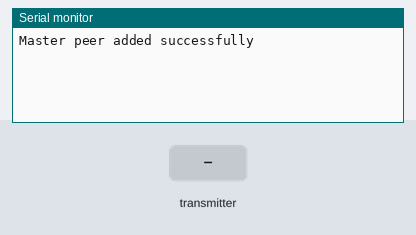
Simulated run of this sketch. Board: ESP32. Shown: the last lines printed to the serial monitor. The test bench sets the inputs (shaded band).

Above: at 1.2 s.
1.3 s: the transmitter starts sending timestamp = 0
At 1.66 s:
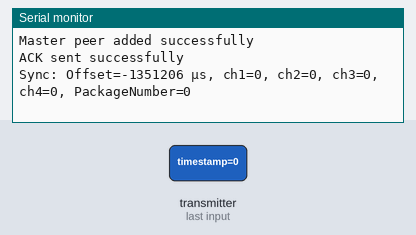
2.8 s: the transmitter starts sending packageNumber = 1024
At 3.16 s:
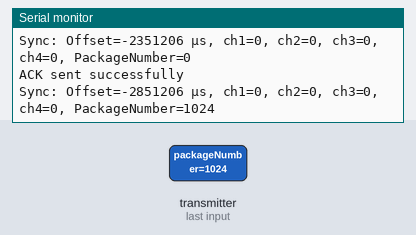
4.3 s: the transmitter starts sending packageNumber = 2048
At 4.66 s:
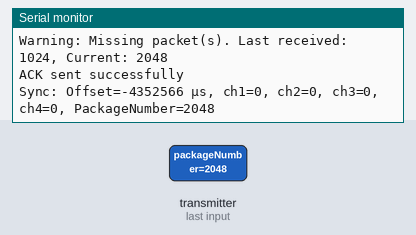
5.8 s: the transmitter starts sending ch1 = 64
At 6.16 s:
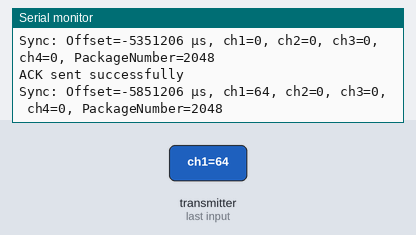
7.3 s: the transmitter starts sending ch2 = 64
At 7.66 s:
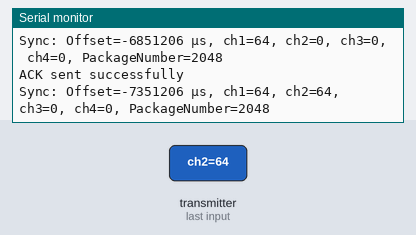
8.8 s: the transmitter starts sending ch3 = 64
At 9.16 s:
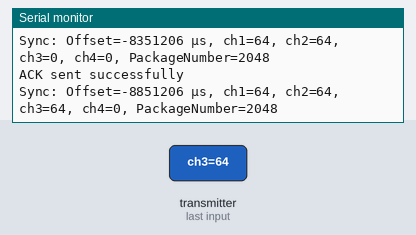
Timing chart, 0 to 11.3 s (numbered marks = the images above; inputs shaded):
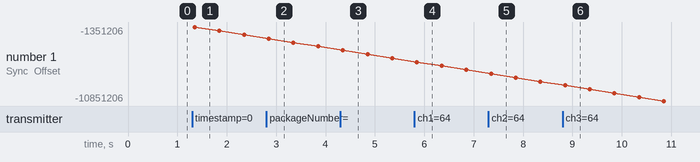

Measured:
- after the input at 1.3 s, the serial monitor: prints a new line after 0.05 s (image 1)
- after the input at 2.8 s, the serial monitor: prints a new line after 0.05 s (image 2)
- after the input at 4.3 s, the serial monitor: prints a new line after 0.05 s (image 3)
- after the input at 5.8 s, the serial monitor: prints a new line after 0.05 s (image 4)
- after the input at 7.3 s, the serial monitor: prints a new line after 0.05 s (image 5)
- after the input at 8.8 s, the serial monitor: prints a new line after 0.05 s (image 6)

The sketch:

clockSynchronizationESPCAM.ino
```cpp
#include <esp_now.h>
#include <WiFi.h>
#include <esp_wifi.h>
#include <esp_mac.h>  // For the MAC2STR and MACSTR macros

// Variables to receive
uint8_t ch1Output = 0;
uint8_t ch2Output = 0;
uint8_t ch3Output = 0;
uint8_t ch4Output = 0;
uint32_t packagenumber = 0;
uint32_t lastPackageNumber = 0;

// Time synchronization variables
uint32_t masterTime = 0;
uint32_t slaveTimeOffset = 0;

// Master MAC Address
uint8_t masterMAC[] = { 0xa0, 0xb7, 0x65, 0x4c, 0x0e, 0xf0 };

// Struct for ESPNOW message
typedef struct {
  uint32_t timestamp;          // Master time
  uint32_t packageNumber;      // Sequence number
  uint8_t ch1, ch2, ch3, ch4;  // Outputs
} esp32MasterMessage_t;

esp32MasterMessage_t incomingMessage;  //Storage for struct

// Callback to handle received messages
void dataReceive(const esp_now_recv_info_t *recvInfo, const uint8_t *incomingData, int len) {
  if (len != sizeof(esp32MasterMessage_t)) {
    Serial.println("Invalid message size");
    return;
  }

  memcpy(&incomingMessage, incomingData, sizeof(incomingMessage));

  if (incomingMessage.packageNumber > lastPackageNumber + 1 && lastPackageNumber != 0) {
    Serial.printf("Warning: Missing packet(s). Last received: %d, Current: %d\n",
                  lastPackageNumber, incomingMessage.packageNumber);
  }

  lastPackageNumber = incomingMessage.packageNumber;

  // Ensure the master is a registered peer
  esp_now_peer_info_t peerInfo;
  memcpy(peerInfo.peer_addr, masterMAC, 6);
  peerInfo.channel = 0;  // Match channel with master
  peerInfo.encrypt = false;

  if (!esp_now_is_peer_exist(masterMAC)) {
    if (esp_now_add_peer(&peerInfo) != ESP_OK) {
      Serial.println("Failed to add master as a peer");
      return;
    }
  }
  // Send acknowledgment
  esp_err_t result = esp_now_send(masterMAC, (uint8_t *)&incomingMessage.packageNumber, sizeof(incomingMessage.packageNumber));
  if (result == ESP_OK) {
    Serial.println("ACK sent successfully");
  } else {
    Serial.printf("ACK send failed, error: %d\n", result);
  }

  // Calculate clock offset
  uint32_t now = esp_timer_get_time();
  uint32_t estimatedMasterTime = incomingMessage.timestamp;  // Account for transmission delay
  slaveTimeOffset = estimatedMasterTime - now;

  // Update variables
  ch1Output = incomingMessage.ch1;
  ch2Output = incomingMessage.ch2;
  ch3Output = incomingMessage.ch3;
  ch4Output = incomingMessage.ch4;

  Serial.printf("Sync: Offset=%d µs, ch1=%d, ch2=%d, ch3=%d, ch4=%d, PackageNumber=%d\n", slaveTimeOffset, ch1Output, ch2Output, ch3Output, ch4Output, lastPackageNumber);
}

void setup() {
  Serial.begin(115200);

  WiFi.mode(WIFI_STA);
  // Init ESP-NOW
  if (esp_now_init() != ESP_OK) {
    Serial.println("Error initializing ESP-NOW");
    return;
  }

  // Once ESPNow is successfully Init, get receive packet info
  esp_now_register_recv_cb(dataReceive);

   // Ensure the master is a registered peer only once
  esp_now_peer_info_t peerInfo;
  memcpy(peerInfo.peer_addr, masterMAC, 6);  // Master MAC address
  peerInfo.channel = 0;  // Match the channel with the master
  peerInfo.encrypt = false;  // No encryption

  // Add the master as a peer if not already done
  if (!esp_now_is_peer_exist(masterMAC)) {
    esp_err_t result = esp_now_add_peer(&peerInfo);
    if (result != ESP_OK) {
      Serial.println("Failed to add master as a peer");
      return;
    }
    Serial.println("Master peer added successfully");
  }
}

void loop() {
  //Serial.print("Local ESPCAM time: ");
  //Serial.println(micros());
  // Adjust local clock if necessary (for tasks that require synchronization)
  uint32_t correctedTime = esp_timer_get_time() + slaveTimeOffset;
  //Serial.print("Corrected time: ");
  //Serial.println(correctedTime);

  // Placeholder for periodic tasks
  delay(1000);  // Example periodic task
}

void readMacAddress() {
  uint8_t baseMac[6];
  esp_err_t ret = esp_wifi_get_mac(WIFI_IF_STA, baseMac);
  if (ret == ESP_OK) {
    Serial.printf("%02x:%02x:%02x:%02x:%02x:%02x\n",
                  baseMac[0], baseMac[1], baseMac[2],
                  baseMac[3], baseMac[4], baseMac[5]);
  } else {
    Serial.println("Failed to read MAC address");
  }
}
```
